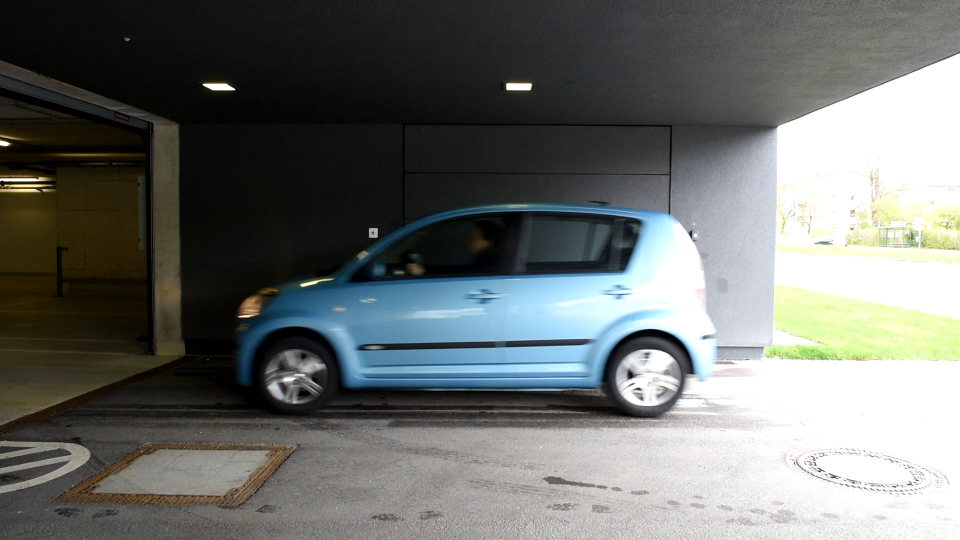
#> input picture datasets/images/test.jpg, 1920 x 1080 px (shown at 1/2 size); the run also reads 1 picture not shown here
$ jupyter execute video_preprocessing_tests.ipynb   (older library calls are emulated)
#> lines starting #> are read from the running program, lines starting #| are printed output that depends on the picture; after the words box and inside, x2 and y2 are one past the last pixel; in counts of white or black regions, pixels touching at a corner belong together
[cell 1]
#Sobel-Filter
import matplotlib.pyplot as plt
import matplotlib as mpl
import numpy as np
import cv2

img = plt.imread("../datasets/images/test.jpg")
#> img is the input picture: shape (1080, 1920, 3); mean R, G, B 107.6, 111.1, 108.2
result = np.abs(cv2.Sobel(img, cv2.CV_16S, 1, 0))

plt.imshow(result)

[cell 2]
#canny edge detector
import matplotlib.pyplot as plt
import matplotlib as mpl
import numpy as np
import cv2

img = cv2.imread('../datasets/images/test.jpg', cv2.COLOR_BGR2GRAY)
imgg = cv2.cvtColor(img, cv2.COLOR_BGR2GRAY)
edges = cv2.Canny(img, 40, 50)
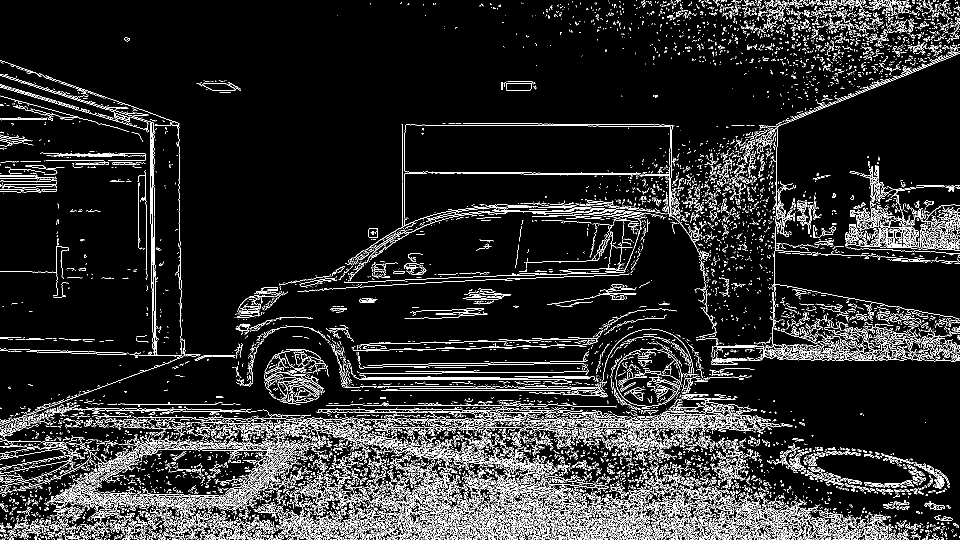
#> edges: shape (1080, 1920) (shown at 1/2 size); 9.9% white in thin lines or dots

plt.imshow(edges, cmap = 'gray')

[cell 3]
#canny edge detector trackbars
import matplotlib.pyplot as plt
import matplotlib as mpl
import numpy as np
import cv2

img = cv2.imread('../datasets/images/test.jpg',0)
#> img: shape (1080, 1920); min 0, max 255, mean 109.7

def nothing(x):
    pass
cv2.namedWindow("canny")
cv2.createTrackbar("t_high", "canny", 250, 2000, nothing)
cv2.createTrackbar("t_low", "canny", 60, 2000, nothing)
imgt=img.copy()
k=0
while(k!=27):
    cv2.imshow('canny',imgt)
    k = cv2.waitKey(1) & 0xFF
#> (key Esc is pressed here)
    th = cv2.getTrackbarPos('t_high','canny')
    tl = cv2.getTrackbarPos('t_low','canny')
    imgt=cv2.Canny(img, tl, th)
#> imgt: shape (1080, 1920); 2.4% white in thin lines or dots

[cell 4]
#subtraction
test = cv2.imread('test.jpg',0)
none = cv2.imread('none.jpg',0)
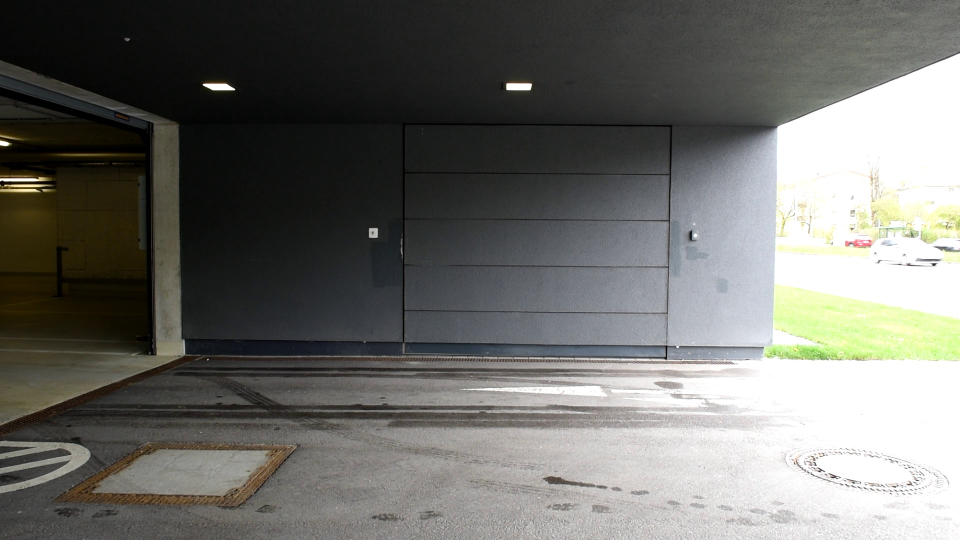
#> input picture none.jpg, 1920 x 1080 px, found by its file name (shown at 1/2 size)
#> none: shape (1080, 1920); min 0, max 255, mean 109.4
imgs = (test-30-none)
_, imgst = cv2.threshold(imgs, 50, 255, cv2.THRESH_BINARY)
#> imgst: shape (1080, 1920); 95.9% white; 679 black regions (592 under 20 px), largest, box (x1, y1, x2, y2) and area: (530, 408, 1380, 759) 41341, (1127, 479, 1433, 725) 14126, (808, 635, 1142, 687) 9181
plt.imshow(imgst-255, cmap = 'gray')
plt.title('subtraction')

[cell 5]
#subtraction with equalisation
test = cv2.imread('test.jpg',0)
teste = cv2.equalizeHist(test)
none = cv2.imread('none.jpg',0)
nonee = cv2.equalizeHist(none)
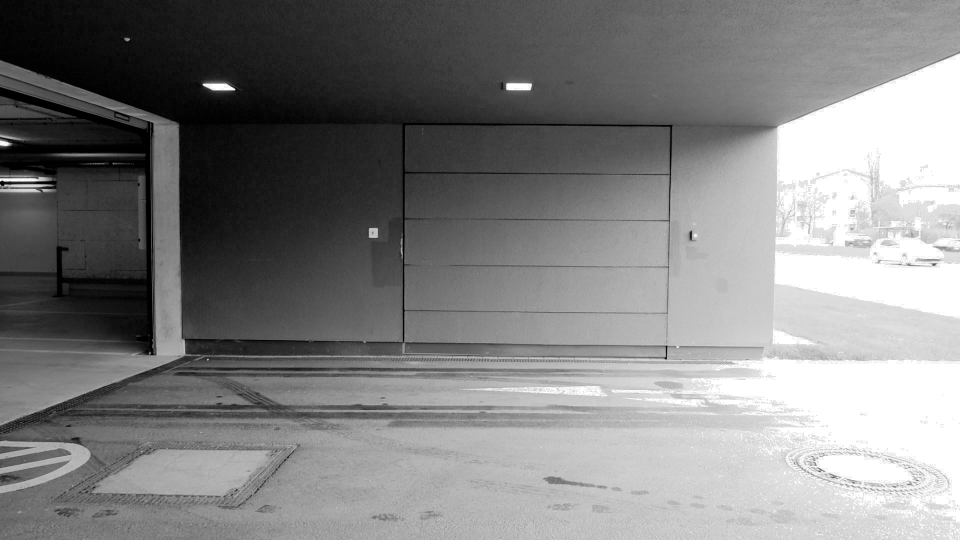
#> nonee: shape (1080, 1920) (shown at 1/2 size); min 0, max 255, mean 128.8
imgs = (teste-30-nonee)
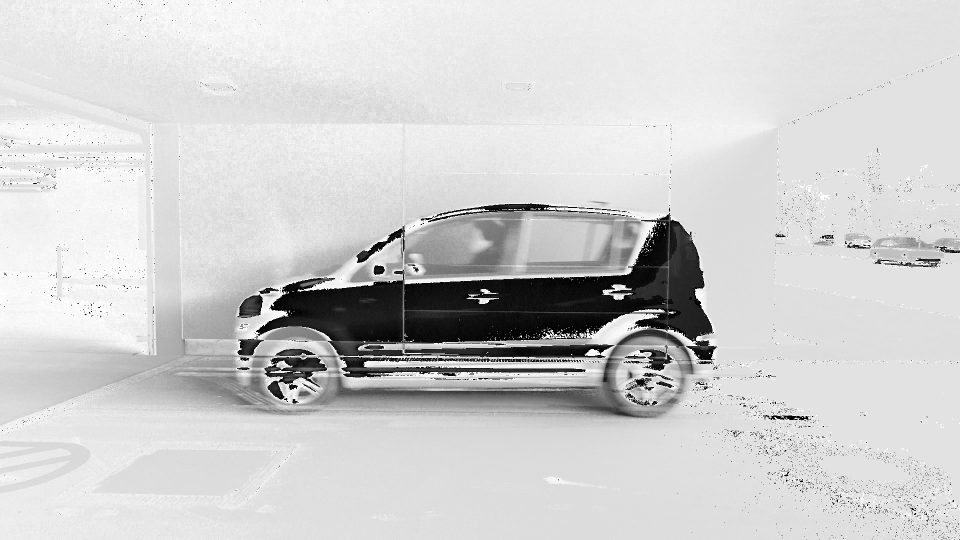
#> imgs: shape (1080, 1920) (shown at 1/2 size); min 0, max 255, mean 207.4
_, imgst = cv2.threshold(imgs, 50, 255, cv2.THRESH_BINARY)
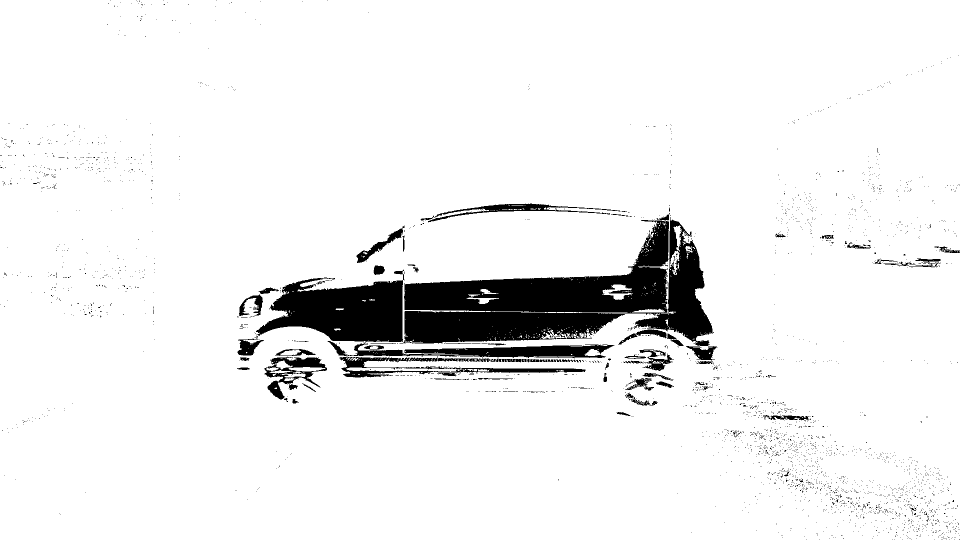
#> imgst: shape (1080, 1920) (shown at 1/2 size); 93.3% white; 3057 black regions (2989 under 20 px), largest, box (x1, y1, x2, y2) and area: (799, 426, 1435, 721) 75154, (512, 539, 1229, 724) 35206, (679, 714, 1171, 755) 4799
plt.imshow(imgst-255, cmap = 'gray')
plt.title('subtraction with equalisation')

[cell 6]
#subtraction and dilation
kernel = np.ones((2, 1), np.uint8)
imgd = cv2.dilate(imgst, kernel, iterations = 8)
#> imgd: shape (1080, 1920); 95.7% white; 132 black regions (95 under 20 px), largest, box (x1, y1, x2, y2) and area: (809, 450, 1338, 687) 47577, (520, 568, 806, 685) 21934, (1336, 442, 1424, 683) 10402
plt.imshow(imgd-255, cmap = 'gray')
plt.title('subtraction and dilation')
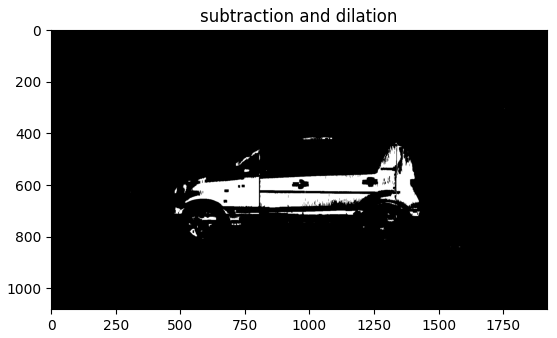
#> figure drawn by matplotlib, 1 panel

[cell 7]
#Sobel-Filter
import matplotlib.pyplot as plt
import numpy as np
import cv2

img = plt.imread("test.jpg")
result = np.abs(cv2.Sobel(img, cv2.CV_16S, 1, 0))

plt.imshow(result)

[cell 8]
#canny edge detector
import matplotlib.pyplot as plt
import numpy as np
import cv2

img = cv2.imread('test.jpg', cv2.COLOR_BGR2GRAY)
imgg = cv2.cvtColor(img, cv2.COLOR_BGR2GRAY)
edges = cv2.Canny(img, 40, 50)

plt.imshow(edges, cmap = 'gray')

[cell 9]
#canny edge detector trackbars
import matplotlib.pyplot as plt
import matplotlib as mpl
import numpy as np
import cv2

img = cv2.imread('test.jpg',0)

def nothing(x):
    pass
cv2.namedWindow("canny")
cv2.createTrackbar("t_high", "canny", 250, 2000, nothing)
cv2.createTrackbar("t_low", "canny", 60, 2000, nothing)
imgt=img.copy()
k=0
while(k!=27):
    cv2.imshow('canny',imgt)
    k = cv2.waitKey(1) & 0xFF
#> (key Esc is pressed here)
    th = cv2.getTrackbarPos('t_high','canny')
    tl = cv2.getTrackbarPos('t_low','canny')
    imgt=cv2.Canny(img, tl, th)

[cell 10]
#canny edge detector with subtraction and dilation
import matplotlib.pyplot as plt
import numpy as np
import cv2

test = cv2.imread('test.jpg', cv2.COLOR_BGR2GRAY)
testc = cv2.Canny(test, 70, 70)
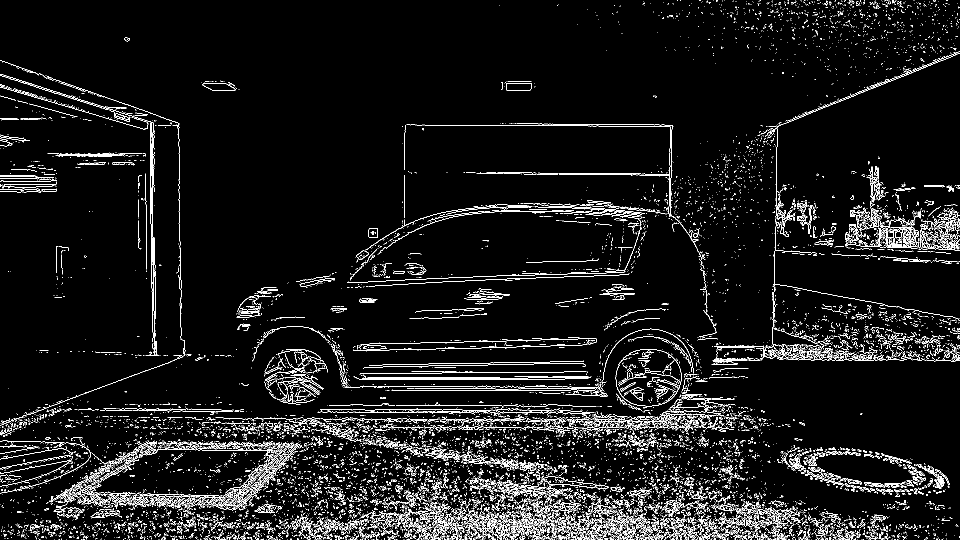
#> testc: shape (1080, 1920) (shown at 1/2 size); 6% white in thin lines or dots
none = cv2.imread('none.jpg', cv2.COLOR_BGR2GRAY)
#> none is the input picture: shape (1080, 1920, 3); mean B, G, R 105.5, 109.9, 109.9
nonec = cv2.Canny(none, 40, 50)
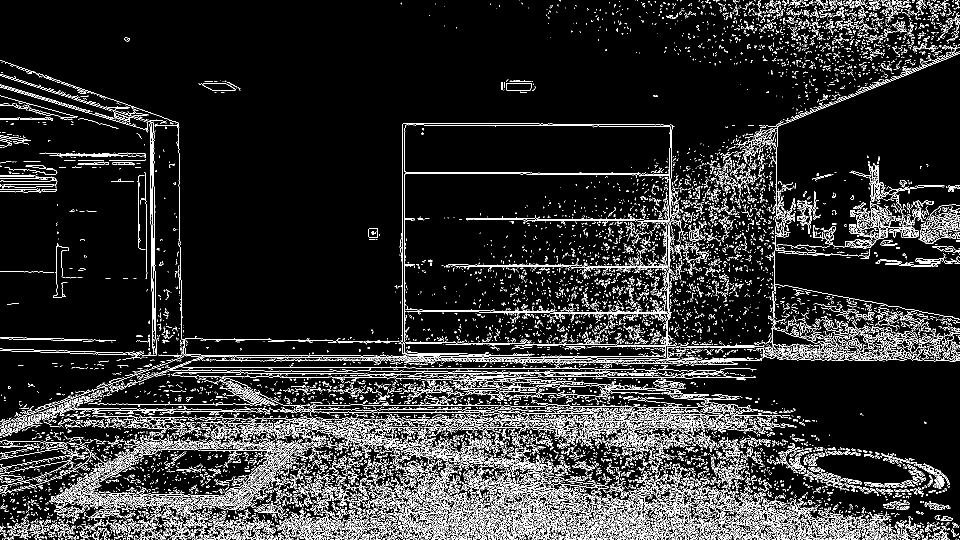
#> nonec: shape (1080, 1920) (shown at 1/2 size); 10.7% white in thin lines or dots

img = (testc-nonec)

kernel = np.ones((2,1),np.uint8)
imgd = cv2.dilate(img,kernel,iterations = 1)
plt.imshow(imgd, cmap = 'gray')

[cell 11]
#canny edge detector with subtraction
import matplotlib.pyplot as plt
import numpy as np
import cv2

test = cv2.imread('test.jpg', cv2.COLOR_BGR2GRAY)
testc = cv2.Canny(test, 70, 70)
none = cv2.imread('none.jpg', cv2.COLOR_BGR2GRAY)
nonec = cv2.Canny(none, 40, 50)

img = (testc-nonec)

plt.imshow(img, cmap = 'gray')

[cell 12]
#canny edge detector with subtraction and morphology
import matplotlib.pyplot as plt
import numpy as np
import cv2

test = cv2.imread('test.jpg', cv2.COLOR_BGR2GRAY)
testc = cv2.Canny(test, 70, 70)
none = cv2.imread('none.jpg', cv2.COLOR_BGR2GRAY)
nonec = cv2.Canny(none, 40, 50)

img = (testc-nonec)

kernel = np.ones((1,2),np.uint8)
imgm = cv2.morphologyEx(img, cv2.MORPH_OPEN, kernel)
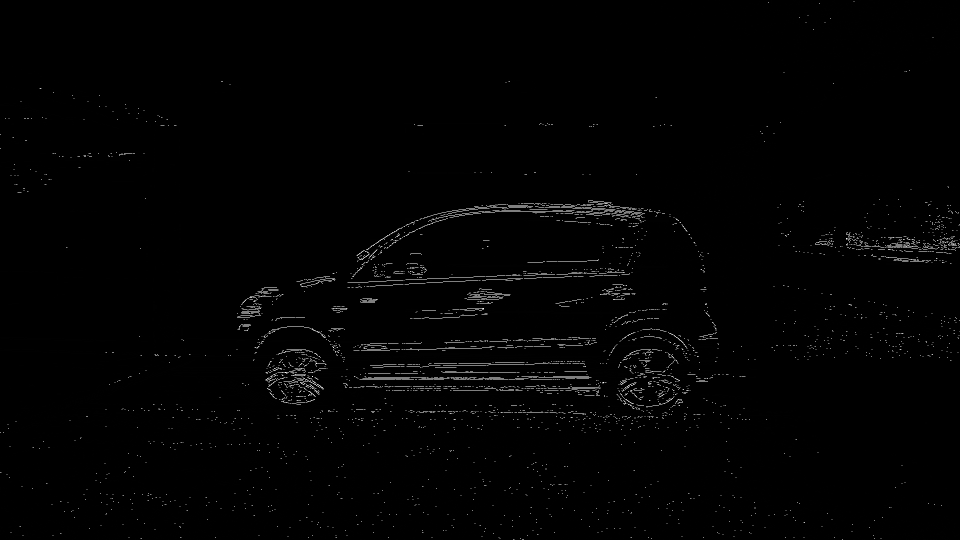
#> imgm: shape (1080, 1920) (shown at 1/2 size); min 0, max 255, mean 2.5

plt.imshow(imgm, cmap = 'gray')
